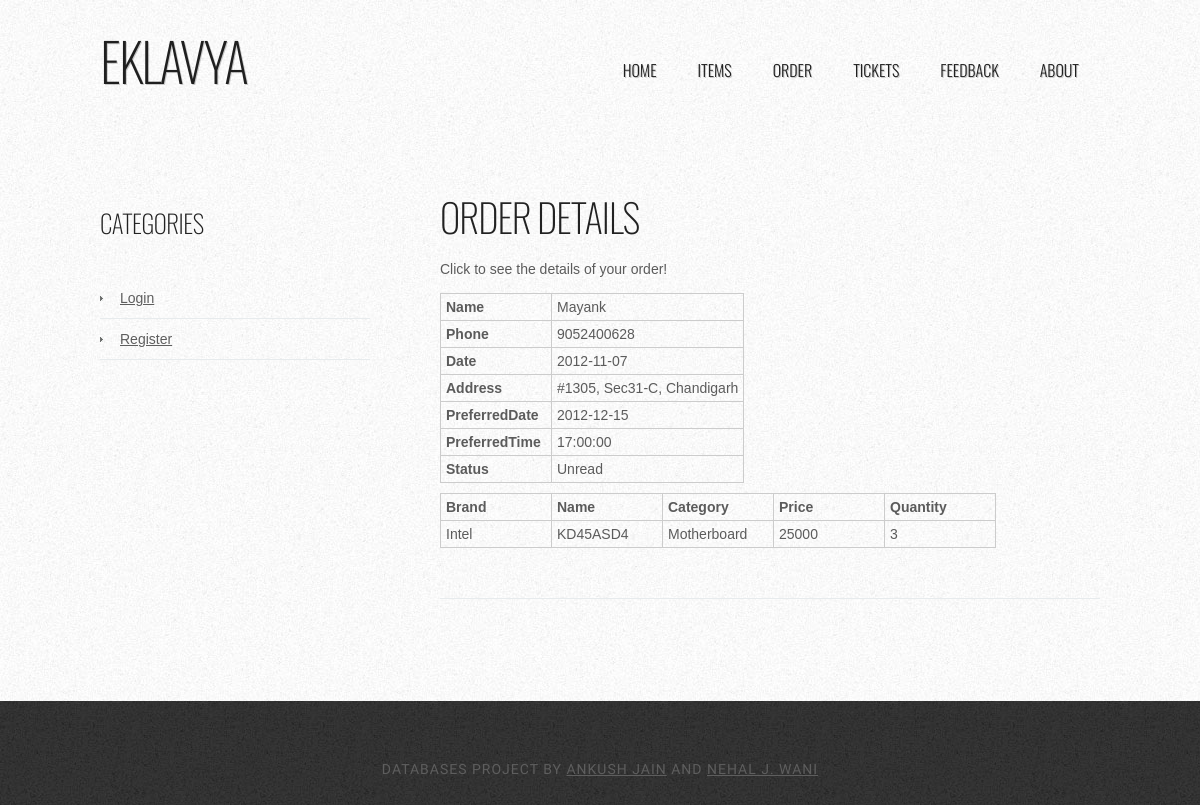
Page /viewOrders.php?id=16 on the committed database.
### tables this page shows
CREATE TABLE `SalesOrder` (
  `OrderID` int(10) NOT NULL AUTO_INCREMENT,
  `CustID` int(10) DEFAULT NULL,
  `Date` date DEFAULT NULL,
  PRIMARY KEY (`OrderID`),
  KEY `CustID` (`CustID`),
  CONSTRAINT `SalesOrder_ibfk_1` FOREIGN KEY (`CustID`) REFERENCES `Customer` (`CustID`) ON DELETE CASCADE ON UPDATE CASCADE
);

CREATE TABLE `Customer` (
  `CustID` int(10) NOT NULL AUTO_INCREMENT,
  `Address` varchar(500) NOT NULL,
  `Email` varchar(100) NOT NULL,
  `Name` varchar(100) NOT NULL,
  `Phone` varchar(15) NOT NULL,
  `Username` varchar(20) DEFAULT NULL,
  PRIMARY KEY (`CustID`)
);

CREATE TABLE `Shipment` (
  `OrderID` int(10) NOT NULL DEFAULT '0',
  `PreferredDate` date DEFAULT NULL,
  `PreferredTime` time DEFAULT NULL,
  `Address` varchar(1000) DEFAULT NULL,
  `Status` varchar(200) DEFAULT NULL,
  `DeliveryDate` date DEFAULT NULL,
  PRIMARY KEY (`OrderID`),
  CONSTRAINT `Shipment_ibfk_1` FOREIGN KEY (`OrderID`) REFERENCES `SalesOrder` (`OrderID`) ON DELETE CASCADE ON UPDATE CASCADE
);

CREATE TABLE `OrderItems` (
  `OrderID` int(10) NOT NULL DEFAULT '0',
  `Item` varchar(100) DEFAULT NULL,
  `Quantity` int(10) DEFAULT NULL,
  KEY `OrderID` (`OrderID`),
  CONSTRAINT `OrderItems_ibfk_1` FOREIGN KEY (`OrderID`) REFERENCES `SalesOrder` (`OrderID`) ON DELETE CASCADE ON UPDATE CASCADE
);

CREATE TABLE `Items` (
  `ID` int(10) NOT NULL AUTO_INCREMENT,
  `Description` varchar(1000) DEFAULT NULL,
  `Brand` varchar(50) DEFAULT NULL,
  `Name` varchar(100) DEFAULT NULL,
  `Price` int(8) DEFAULT NULL,
  `Category` varchar(50) DEFAULT NULL,
  PRIMARY KEY (`ID`),
  KEY `Brand` (`Brand`),
  CONSTRAINT `Items_ibfk_1` FOREIGN KEY (`Brand`) REFERENCES `Brand` (`Name`) ON DELETE CASCADE ON UPDATE CASCADE
);

### es2.php (the view, shortened to what this page needs)
<?php
function assocQueryTable($query){
	$result = execute($query);
	$row = mysql_fetch_assoc($result);
	foreach($row as $key=>$value){
		echo "<tr><td>{$key}</td><td>{$value}</td></tr>";
	}
}
?>

### essential.php (shortened to what this page needs)
<?php
function dbconnect(){
	$con = mysql_connect('','','');
	if(!$con){
		die("Error in connection!");
	}
	else {
		$chooseDB = "USE dbapp";
		$fetchDB = mysql_query( $chooseDB , $con);
	}
}
function execute($query){
	GLOBAL $con;
	$result = mysql_query($query,$con);
	if(!$result){
		echo mysql_error();
		die("Cannot execute the query ".$query);
	}
	else{
		return $result;
	}
}
function orderTable($query){
	$result=execute($query);
	$string="";
	while($rows = mysql_fetch_assoc($result)){
		$string.="<tr>";
		$count=0;
		foreach($rows as $row){
			if($count==0){
				if(isset($rows['OrderID']))
					$string.="<td><a href='?id=".$rows['OrderID']."'>".$row."</a></td>";
				else
					$string.="<td>".$row."</td>";
			}
			else{
				$string.="<td>".$row."</td>";
			}
			$count++;
		}
		$string.="</tr>";
	}
	return $string;
}
?>

### style.css (style rules this page uses)
body { margin: 0; padding: 0; background: #050505 url(images/img01.jpg) repeat; font-family: Arial, Helvetica, sans-serif; font-size: 14px; color: #5B5B5B; }
table, tr, td { border-collapse: collapse; margin-bottom: 10px; }
td { text-align: left; }
.order-detail td { min-width: 100px; border: 1px solid #CCC; padding: 5px; }
.order-detail tr td:nth-child(1) { font-weight: bold; }
.payment-table td { min-width: 100px; padding: 5px; border: 1px solid #CCC; }

### rows in the picture
salesorder: CustID.Name "Mayank", CustID.Phone "9052400628", Date "2012-11-07", shipment.Address "#1305, Sec31-C, Chandigarh", shipment.PreferredDate "2012-12-15", shipment.PreferredTime "17:00:00", shipment.Status "Unread"
orderitems: items.Brand "Intel", items.Name "KD45ASD4", items.Category "Motherboard", items.Price "25000", Quantity "3"

### other values in the picture
$key "Name"
$key "Phone"
$key "Date"
$key "Address"
$key "PreferredDate"
$key "PreferredTime"
$key "Status"
